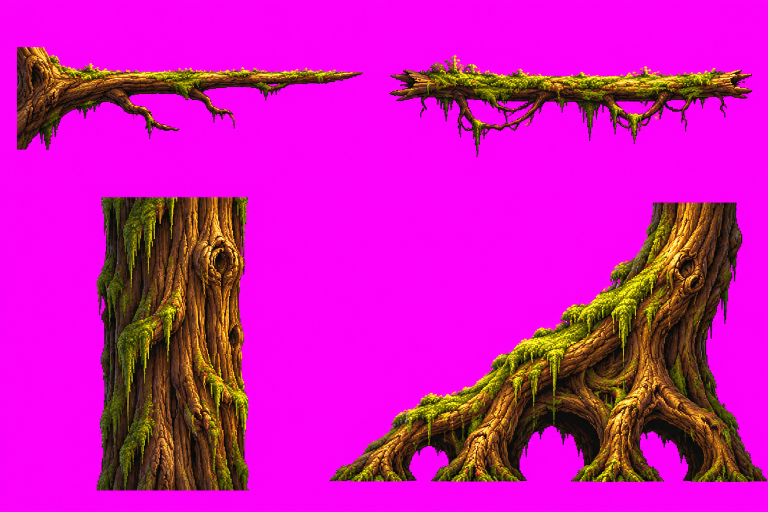
#> input picture art/rooms/thorn_forest/branch_construction_source.webp, 1536 x 1024 px, given in place of midtree_v2.original.png, which was not available (shown at 1/2 size)
$ python build_scenery.py
#> lines starting #> are read from the running program, lines starting #| are printed output that depends on the picture
"""Build the native-pixel pieces used by the Windchime Slope starting room."""
from pathlib import Path

from PIL import Image, ImageEnhance, ImageOps

ROOT = Path(__file__).resolve().parents[3]
PLAINS = ROOT / "assets/plains_v07/native"
OUT = ROOT / "production/assets/scenery/p01"


def native(path, width):
#> called with width = 285
    art = Image.open(path).convert("RGBA")
    bounds = art.getchannel("A").point(lambda a: 255 if a >= 32 else 0).getbbox()
#> bounds = (0, 0, 1536, 1024)
    art = art.crop(bounds)
    art = art.resize((width,round(width*art.height/art.width)),Image.Resampling.LANCZOS)
#> art: PIL image 285x190 RGBA
    art.putalpha(art.getchannel("A").point(lambda a: 0 if a < 22 else a))
    return art


def save(image, name):
    image.save(OUT/(name+".png"), optimize=True)


def build():
    OUT.mkdir(parents=True,exist_ok=True)
    # Native forest silhouettes frame the west boundary. Their feet and exposed
    # roots share the low ground under the fence on both approaches.
    tree = native(ROOT/"assets/forest_bible_v2/source/midtree_v2.original.png",285)
    tree = ImageEnhance.Color(tree).enhance(.62)
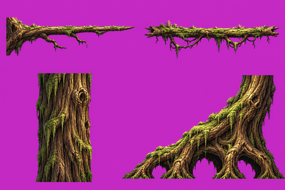
#> tree: PIL image 285x190 RGBA; mean R, G, B, A 162.2, 50, 146.8, 255
    save(tree,"p01_forest_verge")

    # Behind the near roots, the lower of the two native woodland ridge
    # studies recedes into the valley. Bury the cut edge below the west bank.
    donor = ROOT/"assets/region_production_v3/spaces/woodland_two_depth_ridges_v2/source.png"
    ridge = Image.open(donor).convert("RGBA").crop((0,450,1536,987))
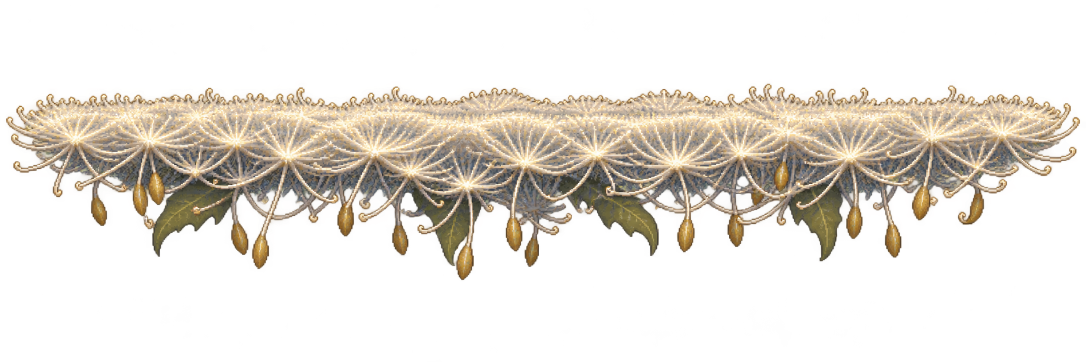
#> input picture art/mechanisms/dandelion/source.png, 2172 x 724 px, found by its file name (shown at 1/2 size)
    ridge = ridge.resize((353,123),Image.Resampling.LANCZOS)
#> ridge: PIL image 353x123 RGBA
    alpha = ridge.getchannel("A").point(lambda a: 0 if a<32 else a)
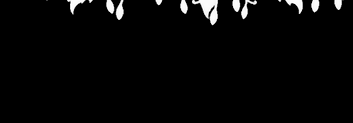
#> alpha: PIL image 353x123 L; min 0, max 255, mean 6.3
    ridge = ImageEnhance.Color(ridge).enhance(.44)
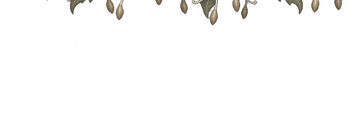
#> ridge: PIL image 353x123 RGBA; mean R, G, B, A 4.5, 4, 3.2, 6.4; transparent parts drawn white
    ridge = Image.blend(ridge,Image.new("RGBA",ridge.size,(132,145,134,255)),.43)
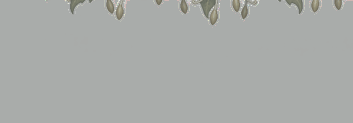
#> ridge: PIL image 353x123 RGBA; mean R, G, B, A 58.6, 64.3, 58.8, 112.7; transparent parts drawn white
    ridge.putalpha(alpha)
    save(ridge,"p01_forest_distance")

    # Both feet of the timber bent meet the real grass. Its cross member sits
    # directly beneath the room's one-way deck; the cloth starts on that deck.
    bent = native(PLAINS/"mill_timber_bent.png",166)
#> call 2 of native, with width = 166
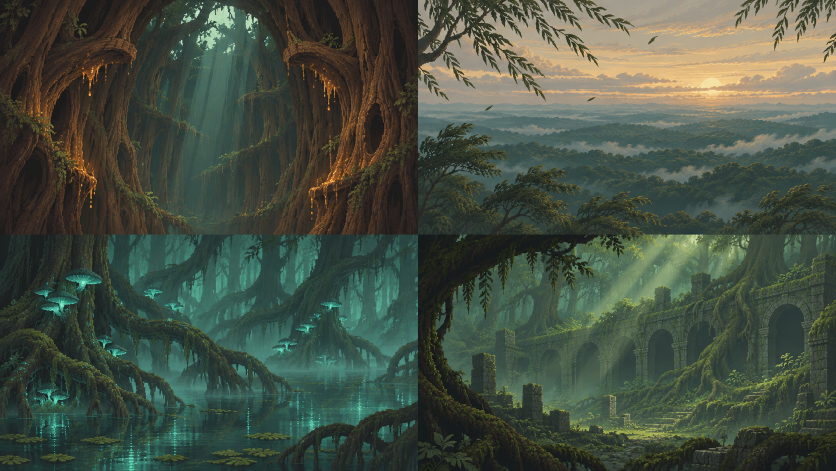
#> input picture art/rooms/thorn_forest/forest_depths_source.webp, 1672 x 941 px, given in place of mill_timber_bent.png, which was not available (shown at 1/2 size)
#> in native (call 2), `bounds = art.getchannel("A").point(lambda a: 255 if a >= 32 else 0).ge..`: bounds = (0, 0, 1672, 941)
    bent = ImageEnhance.Color(bent).enhance(.80)
    # Hang the actual plains chime from the underside of the cross member.
    # The standing post belongs to its source study; this landing has its own.
    chime = Image.open(PLAINS/"hanging_chime.png").convert("RGBA").crop((30,8,49,56))
    bent.alpha_composite(chime,(33,30))
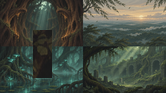
#> bent: PIL image 166x93 RGBA; mean R, G, B, A 69.5, 76.3, 65.8, 255
    save(bent,"p01_loft_frame")
    save(native(PLAINS/"aqi_ribbon.png",37),"p01_wind_ribbon")
    save(ImageOps.mirror(native(PLAINS/"orchard_fence.png",112)),"p01_verge_fence")


if __name__ == "__main__":
#> (the run stopped early here; a loop or call above may not have finished)
